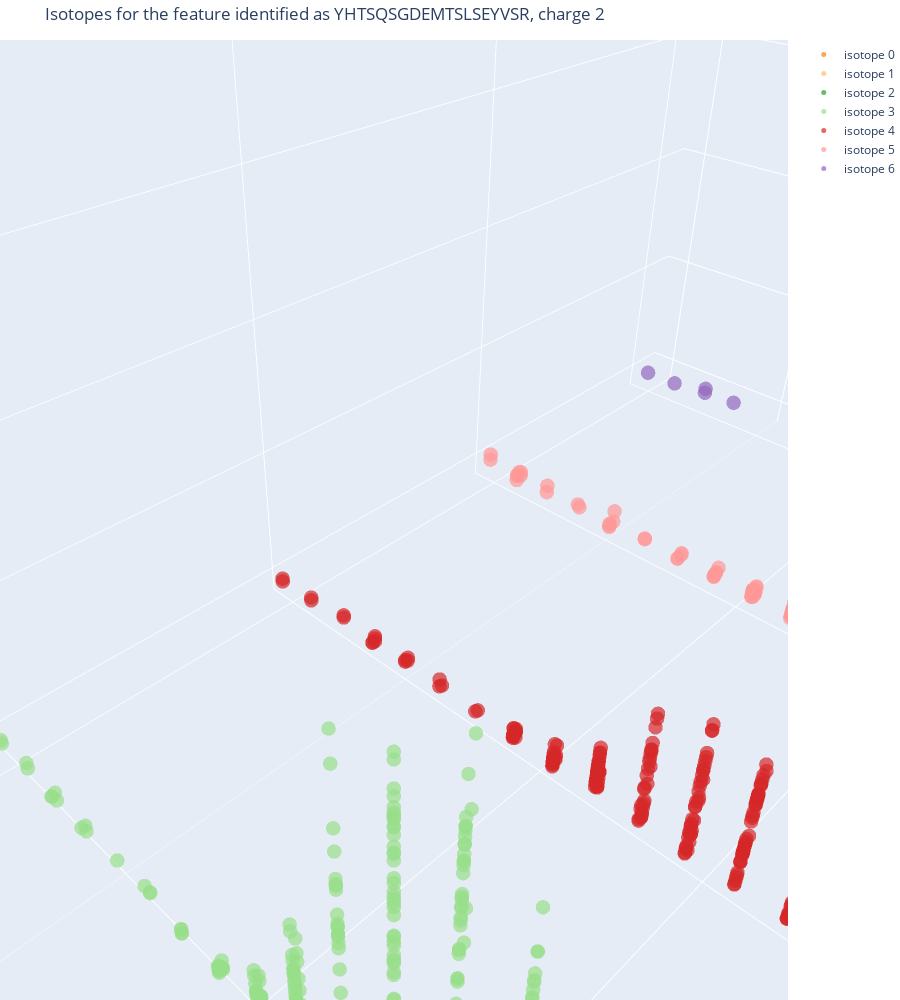

This figure's notebook cell:
### Code cell
import chart_studio.plotly as py
import plotly.graph_objs as go

traces = []

for isotope_idx in range(0,len(isotopes_df_l)):
    df = isotopes_df_l[isotope_idx]
    df["hover"] = df["mz"].map('{:,.2f} m/z'.format) + ', ' + df["scan"].map('{:,.0f} scan'.format) + ', ' + df["retention_time_secs"].map('RT {:.1f} secs'.format)
    if len(df) > 0:
        trace = go.Scatter3d(
            x = df.mz,
            y = df.retention_time_secs,
            z = df.intensity,
            mode = 'markers',
            marker = dict(
                size = 5,
                color = "rgb{}".format(tableau20_py[isotope_idx+2]),
                opacity = 0.7
            ),
            text = df.hover,
            hoverinfo = 'text',
            name = "isotope {}".format(isotope_idx)
        )
        traces.append((trace))

data = traces
layout = go.Layout(
    autosize=True,
    height=1000,
    title="Isotopes for the feature identified as {}, charge {}".format(metrics['sequence'], metrics['charge']),
    margin=dict(
        l=0,
        r=0,
        b=0,
        t=40
    ),
    scene = dict(
        xaxis = dict(
            title='m/z', autorange='reversed'),
        yaxis = dict(
            title='RT'),
        zaxis = dict(
            title='intensity'),
        aspectmode = "manual",
        aspectratio = dict( x = 10, y = 5, z = 5)
    )
)
fig = go.Figure(data=data, layout=layout)
fig.show()

### Figure 1 — Plotly figure (JSON) as saved in the notebook; plotly's stock layout.template omitted (floating-point values rounded to 4 significant figures; data arrays with more than 128 entries replaced by an {"elided": "..."} marker saying what was removed)
{"data": [{"hoverinfo": "text", "marker": {"color": "rgb(255, 127, 14)", "opacity": 0.7, "size": 5}, "mode": "markers", "name": "isotope 0", "text": {"elided": "973 str values"}, "type": "scatter3d", "x": {"elided": "973 float values"}, "y": {"elided": "973 float values"}, "z": {"elided": "973 int values"}}, {"hoverinfo": "text", "marker": {"color": "rgb(255, 187, 120)", "opacity": 0.7, "size": 5}, "mode": "markers", "name": "isotope 1", "text": {"elided": "947 str values"}, "type": "scatter3d", "x": {"elided": "947 float values"}, "y": {"elided": "947 float values"}, "z": {"elided": "947 int values"}}, {"hoverinfo": "text", "marker": {"color": "rgb(44, 160, 44)", "opacity": 0.7, "size": 5}, "mode": "markers", "name": "isotope 2", "text": {"elided": "819 str values"}, "type": "scatter3d", "x": {"elided": "819 float values"}, "y": {"elided": "819 float values"}, "z": {"elided": "819 int values"}}, {"hoverinfo": "text", "marker": {"color": "rgb(152, 223, 138)", "opacity": 0.7, "size": 5}, "mode": "markers", "name": "isotope 3", "text": {"elided": "626 str values"}, "type": "scatter3d", "x": {"elided": "626 float values"}, "y": {"elided": "626 float values"}, "z": {"elided": "626 int values"}}, {"hoverinfo": "text", "marker": {"color": "rgb(214, 39, 40)", "opacity": 0.7, "size": 5}, "mode": "markers", "name": "isotope 4", "text": {"elided": "410 str values"}, "type": "scatter3d", "x": {"elided": "410 float values"}, "y": {"elided": "410 float values"}, "z": {"elided": "410 int values"}}, {"hoverinfo": "text", "marker": {"color": "rgb(255, 152, 150)", "opacity": 0.7, "size": 5}, "mode": "markers", "name": "isotope 5", "text": {"elided": "440 str values"}, "type": "scatter3d", "x": {"elided": "440 float values"}, "y": {"elided": "440 float values"}, "z": {"elided": "440 int values"}}, {"hoverinfo": "text", "marker": {"color": "rgb(148, 103, 189)", "opacity": 0.7, "size": 5}, "mode": "markers", "name": "isotope 6", "text": {"elided": "173 str values"}, "type": "scatter3d", "x": {"elided": "173 float values"}, "y": {"elided": "173 float values"}, "z": {"elided": "173 int values"}}], "layout": {"autosize": true, "height": 1000, "margin": {"b": 0, "l": 0, "r": 0, "t": 40}, "scene": {"aspectmode": "manual", "aspectratio": {"x": 10, "y": 5, "z": 5}, "xaxis": {"autorange": "reversed", "title": {"text": "m/z"}}, "yaxis": {"title": {"text": "RT"}}, "zaxis": {"title": {"text": "intensity"}}}, "title": {"text": "Isotopes for the feature identified as YHTSQSGDEMTSLSEYVSR, charge 2"}}}
